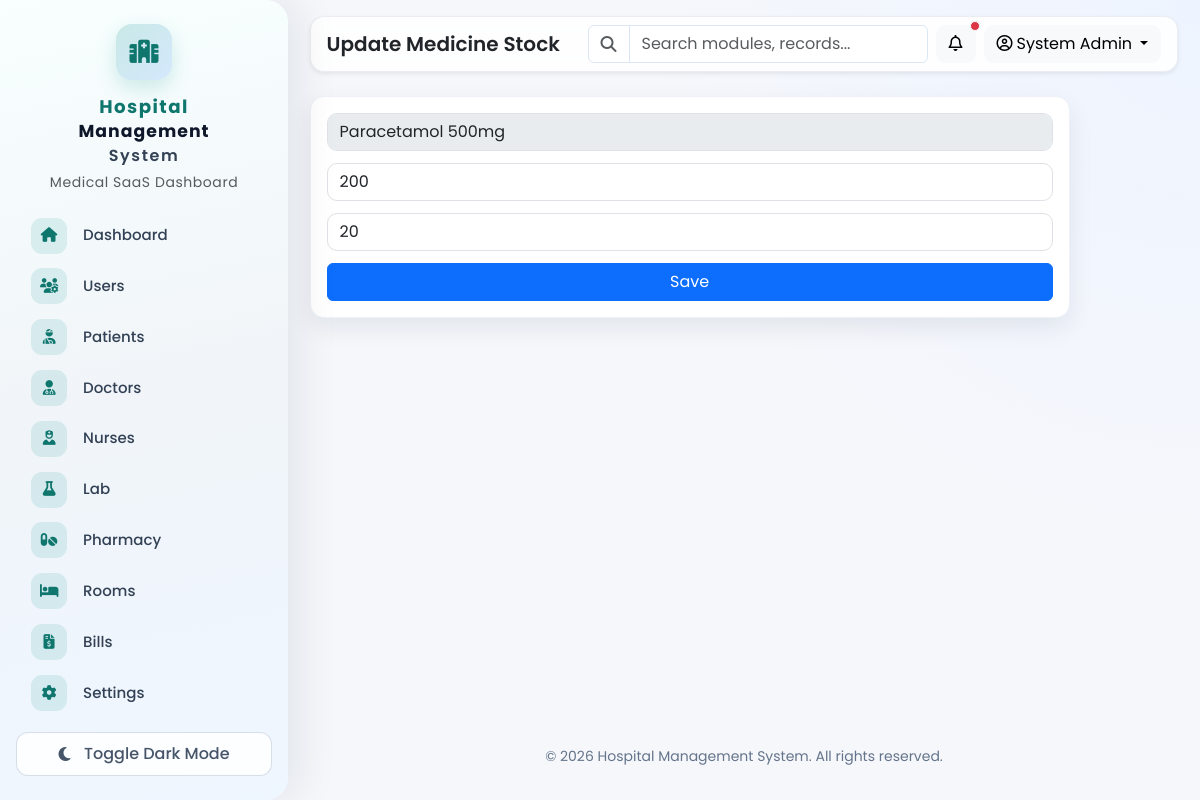
Page /pharmacy/edit.php?id=1 (signed in) on the committed database.
### tables this page shows
CREATE TABLE medicines (
    id INT AUTO_INCREMENT PRIMARY KEY,
    name VARCHAR(120) UNIQUE NOT NULL,
    category VARCHAR(100) NULL,
    unit_name VARCHAR(30) NULL,
    unit_price DECIMAL(10,2) NOT NULL DEFAULT 0,
    stock_quantity INT NOT NULL DEFAULT 0,
    reorder_level INT NOT NULL DEFAULT 10
);

### includes/auth.php (called while the page is built, shortened)
<?php
function e(?string $value): string
{
    return htmlspecialchars((string) $value, ENT_QUOTES, 'UTF-8');
}

### pharmacy/edit.php (the view, shortened to what this page needs)
<?php
require_once __DIR__ . '/../includes/workflow.php';
$id = (int) ($_GET['id'] ?? 0);
$stmt = $pdo->prepare("SELECT * FROM medicines WHERE id=?");
$stmt->execute([$id]);
$medicine = $stmt->fetch();
include __DIR__ . '/../includes/header.php';
?>
<form method="post" class="form-grid">
    <input value="<?= e($medicine['name']) ?>" disabled>
    <input name="stock_quantity" type="number" min="0" value="<?= (int) $medicine['stock_quantity'] ?>" required>
    <input name="reorder_level" type="number" min="0" value="<?= (int) $medicine['reorder_level'] ?>" required>
    <button class="btn btn-primary" type="submit">Save</button>
</form>
<?php include __DIR__ . '/../includes/footer.php'; ?>

### assets/css/style.css (style rules this page uses)
:root { --hms-primary: #0d6efd; --hms-success: #198754; --hms-warning: #ffc107; --hms-danger: #dc3545; --sidebar-width: 288px; --sidebar-width-collapsed: 82px; --sidebar-accent: #0d9488; --sidebar-accent-deep: #0f766e; --sidebar-accent-rgb: 13, 148, 136; --sidebar-shadow: 12px 0 40px rgba(15, 23, 42, 0.08); --sidebar-radius-tr: 22px; --sidebar-radius-br: 22px; }
* { box-sizing: border-box; font-family: 'Poppins', sans-serif; }
body { background: radial-gradient(circle at top right, #eef4ff, #f5f7fb 38%); color: #212529; transition: background-color .25s ease, color .25s ease; }
.form-grid { background: #fff; border-radius: 14px; box-shadow: 0 10px 24px rgba(15, 23, 42, .08); padding: 1rem; max-width: 760px; display: grid; gap: .75rem; border: 1px solid #eef2f8; }
.form-grid input, .form-grid select, .form-grid textarea { border-radius: 10px; }

### rows in the picture
medicines: name "Paracetamol 500mg", stock_quantity "200", reorder_level "20"

### other values in the picture
$word "Hospital"
$word "Management"
$word "System"
$label "Dashboard"
$label "Users"
$label "Patients"
$label "Doctors"
$label "Nurses"
$label "Lab"
$label "Pharmacy"
$label "Rooms"
$label "Bills"
$label "Settings"
$pageTitle "Update Medicine Stock"
$user['full_name'] "System Admin"
